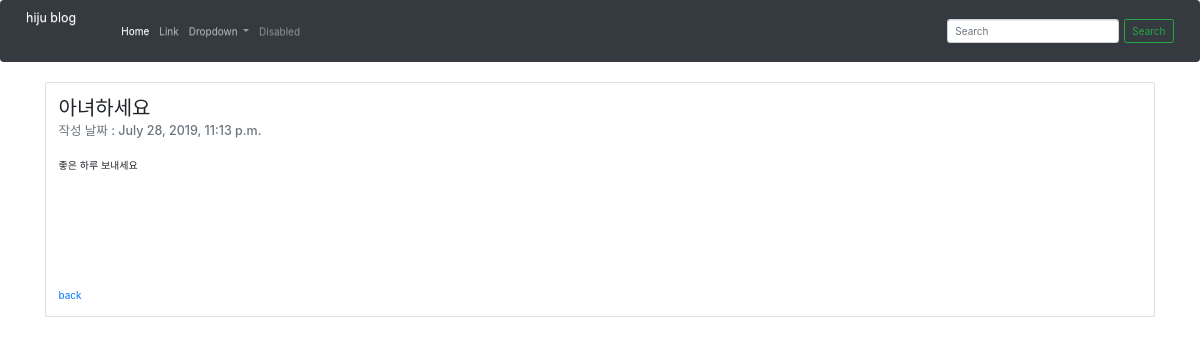
The app's page /blog/4 with its own data.
### blog/models.py (models this page shows, shortened)
class Blog(models.Model):
    title = models.CharField(max_length=200)
    pub_date = models.DateTimeField('date published')
    body = models.TextField()

### blog/views.py (the view)
# urls.py: path('blog/<int:blog_id>', blog.views.detail, name="detail"),
def detail(request, blog_id):
    blog_detail = get_object_or_404(Blog, pk=blog_id)
    return render(request, 'detail.html', {'blog':blog_detail})

### blog/templates/detail.html (shortened to what this page needs)
<head>
    <link rel="stylesheet" href="https://maxcdn.bootstrapcdn.com/bootstrap/3.3.2/css/bootstrap.min.css">
    <link rel="stylesheet" href="https://stackpath.bootstrapcdn.com/bootstrap/4.3.1/css/bootstrap.min.css">
    <link rel="stylesheet" href="https://maxcdn.bootstrapcdn.com/bootstrap/3.3.2/css/bootstrap-theme.min.css">
</head>
<body>
    <nav class="navbar navbar-expand-lg navbar navbar-dark bg-dark">
        <a class="navbar-brand" href="{%url 'home' %}">hiju blog</a>
        <div class="collapse navbar-collapse" id="navbarSupportedContent">
          <ul class="navbar-nav mr-auto">
            <li class="nav-item active">
              <a class="nav-link" href="{% url 'home' %}">Home <span class="sr-only">(current)</span></a>
            </li>
            <li class="nav-item">
              <a class="nav-link" href="#">Link</a>
            </li>
            <li class="nav-item dropdown">
              <a class="nav-link dropdown-toggle" href="#" id="navbarDropdown" role="button" data-toggle="dropdown" aria-haspopup="true" aria-expanded="false">
                Dropdown
              </a>
            </li>
            <li class="nav-item">
              <a class="nav-link disabled" href="#" tabindex="-1" aria-disabled="true">Disabled</a>
            </li>
          </ul>
          <form class="form-inline my-2 my-lg-0">
            <input class="form-control mr-sm-2" type="search" placeholder="Search" aria-label="Search">
            <button class="btn btn-outline-success my-2 my-sm-0" type="submit">Search</button>
          </form>
        </div>
      </nav>
<div class="container">
      <div class="card" >
            <div class="card-body">
              <h2 class="card-title">{{blog.title}}</h2>
              <h5 class="card-subtitle mb-2 text-muted">작성 날짜 : {{blog.pub_date}}</h3>
              <br>
              <p class="card-text"> {{blog.body}}</p>
              <br><br><br><br><br><br><br>
              <a href="{%url 'home' %}" class="card-link">back</a>
            </div>
          </div>
        </div>
</body>

### records on screen
Blog: title "아녀하세요", pub_date "July 28, 2019, 11:13 p.m.", body "좋은 하루 보내세요"
